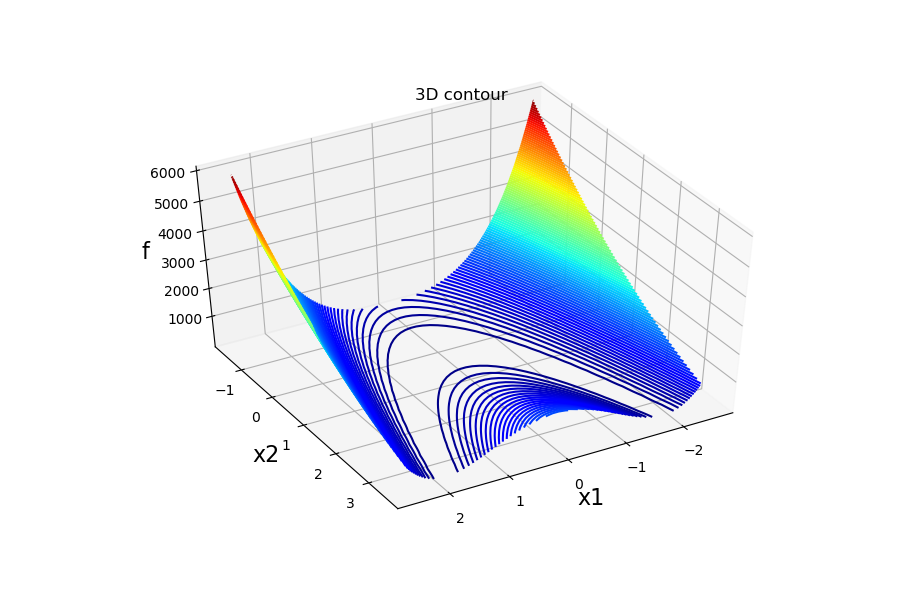

Reproduce this figure in Python.
#matplotlib tutorials
#contour plot tutorial

#Import the libraries

import numpy as np
import matplotlib.pyplot as plt

def f(x,y): 
    return (1 - x)**2 + 100*(y - x**2)**2

#Upper and lower bounds of the design variables
lb = np.array([-2.5, -1.5])
ub = np.array([2.5, 3.5])
bounds = [(lb[0],ub[0]), (lb[1],ub[1])]


## plotting the surface
fig1 = plt.figure(figsize=(9,6),dpi=100)
u = np.linspace(lb[0],ub[0], 50)
v = np.linspace(lb[1],ub[1], 50)
xv, yv = np.meshgrid(u, v)

x1= xv.reshape(2500,1)
x2= yv.reshape(2500,1)
x=np.column_stack((x1,x2))
y = f(x1, x2)
    
z=y.reshape(50,50)

ax = plt.subplot(111)
ax = plt.axes(projection='3d') 
#Rotate the initialization to help viewing the graph
ax.view_init(45, 60)
ax.contour3D(xv, yv, z, 100, cmap = 'jet')
ax.set_title('3D contour');
csfont = {'fontname':'Times New Roman','fontsize':16}
ax.set_xlabel("x1", **csfont)
ax.set_ylabel("x2", **csfont)
ax.set_zlabel("f", **csfont)
fig1.savefig('contour_3d.png')